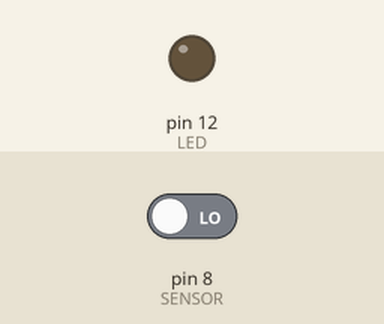
The sketch below on a simulated Arduino Uno, built with avr-gcc and run on an emulated ATmega328P. On the bench: output pins drawn as LEDs (lit = HIGH). The test bench sets the inputs (shaded band); at power-on: pin 8 (SENSOR) LOW.

Above: at 1.8 s.
1.9 s: pin 8 (SENSOR) driven HIGH
At 2.4 s:
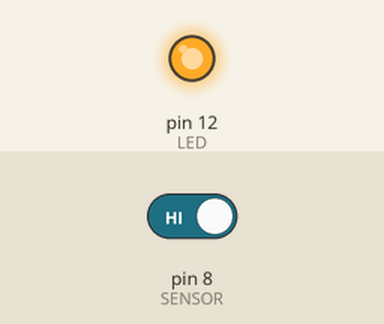
Timing chart, 0 to 4.9 s (numbered marks = the images above; inputs shaded):
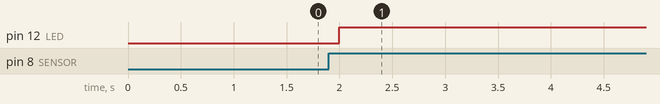

Measured:
- after the input at 1.9 s, pin 12 (LED): LOW → HIGH after 0.10 s

The sketch:

simple_motion_detector.ino
```cpp
#include <SoftwareSerial.h>
#define SENSOR 8
#define LED 12
SoftwareSerial Bluetooth(2,3); // RX | TX
char incoming = 0;
void setup() {
  // put your setup code here, to run once:
  Serial.begin(9600);
  Bluetooth.begin(9600);
  pinMode(LED, OUTPUT);
  pinMode(SENSOR, INPUT);
}

void loop() {
  // put your main code here, to run repeatedly:
  if(digitalRead(SENSOR) == HIGH){
    digitalWrite(LED, HIGH);
    incoming = Bluetooth.read();
    if(incoming == '1'){
      digitalWrite(LED, LOW);
    }
  }
  delay(500);
}
```
